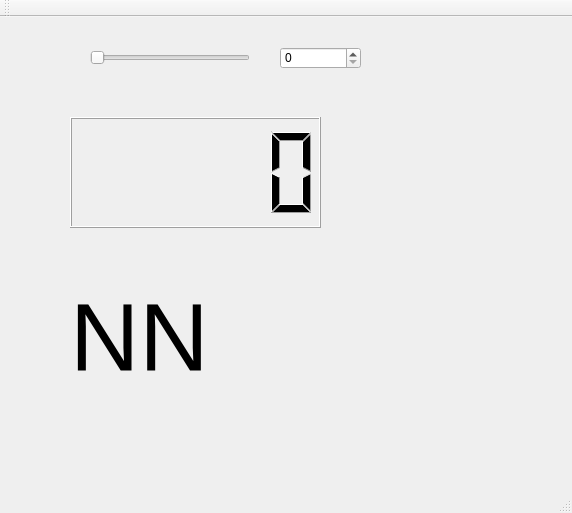
<?xml version="1.0" encoding="UTF-8"?>
<ui version="4.0">
 <class>MainWindow</class>
 <widget class="QMainWindow" name="MainWindow">
  <property name="geometry">
   <rect>
    <x>0</x>
    <y>0</y>
    <width>572</width>
    <height>513</height>
   </rect>
  </property>
  <property name="windowTitle">
   <string>MainWindow</string>
  </property>
  <widget class="QWidget" name="centralWidget">
   <widget class="QSlider" name="hS_FreqInput">
    <property name="geometry">
     <rect>
      <x>90</x>
      <y>30</y>
      <width>160</width>
      <height>22</height>
     </rect>
    </property>
    <property name="orientation">
     <enum>Qt::Horizontal</enum>
    </property>
   </widget>
   <widget class="QSpinBox" name="sBFreq">
    <property name="geometry">
     <rect>
      <x>280</x>
      <y>30</y>
      <width>81</width>
      <height>22</height>
     </rect>
    </property>
   </widget>
   <widget class="QLCDNumber" name="lcdNumber">
    <property name="geometry">
     <rect>
      <x>70</x>
      <y>100</y>
      <width>251</width>
      <height>111</height>
     </rect>
    </property>
    <property name="font">
     <font>
      <family>Consolas</family>
      <pointsize>18</pointsize>
     </font>
    </property>
   </widget>
   <widget class="QLabel" name="label">
    <property name="geometry">
     <rect>
      <x>70</x>
      <y>250</y>
      <width>251</width>
      <height>141</height>
     </rect>
    </property>
    <property name="font">
     <font>
      <family>Arial</family>
      <pointsize>72</pointsize>
      <italic>false</italic>
     </font>
    </property>
    <property name="layoutDirection">
     <enum>Qt::RightToLeft</enum>
    </property>
    <property name="autoFillBackground">
     <bool>false</bool>
    </property>
    <property name="text">
     <string>NN</string>
    </property>
   </widget>
  </widget>
  <widget class="QMenuBar" name="menuBar">
   <property name="geometry">
    <rect>
     <x>0</x>
     <y>0</y>
     <width>572</width>
     <height>21</height>
    </rect>
   </property>
  </widget>
  <widget class="QToolBar" name="mainToolBar">
   <attribute name="toolBarArea">
    <enum>TopToolBarArea</enum>
   </attribute>
   <attribute name="toolBarBreak">
    <bool>false</bool>
   </attribute>
  </widget>
  <widget class="QStatusBar" name="statusBar"/>
 </widget>
 <layoutdefault spacing="6" margin="11"/>
 <resources/>
 <connections>
  <connection>
   <sender>hS_FreqInput</sender>
   <signal>valueChanged(int)</signal>
   <receiver>lcdNumber</receiver>
   <slot>display(int)</slot>
   <hints>
    <hint type="sourcelabel">
     <x>118</x>
     <y>77</y>
    </hint>
    <hint type="destinationlabel">
     <x>110</x>
     <y>186</y>
    </hint>
   </hints>
  </connection>
  <connection>
   <sender>hS_FreqInput</sender>
   <signal>sliderMoved(int)</signal>
   <receiver>sBFreq</receiver>
   <slot>setValue(int)</slot>
   <hints>
    <hint type="sourcelabel">
     <x>229</x>
     <y>77</y>
    </hint>
    <hint type="destinationlabel">
     <x>300</x>
     <y>69</y>
    </hint>
   </hints>
  </connection>
  <connection>
   <sender>sBFreq</sender>
   <signal>valueChanged(int)</signal>
   <receiver>hS_FreqInput</receiver>
   <slot>setValue(int)</slot>
   <hints>
    <hint type="sourcelabel">
     <x>328</x>
     <y>73</y>
    </hint>
    <hint type="destinationlabel">
     <x>184</x>
     <y>81</y>
    </hint>
   </hints>
  </connection>
  <connection>
   <sender>hS_FreqInput</sender>
   <signal>valueChanged(int)</signal>
   <receiver>label</receiver>
   <slot>setNum(int)</slot>
   <hints>
    <hint type="sourcelabel">
     <x>149</x>
     <y>77</y>
    </hint>
    <hint type="destinationlabel">
     <x>173</x>
     <y>347</y>
    </hint>
   </hints>
  </connection>
 </connections>
</ui>
